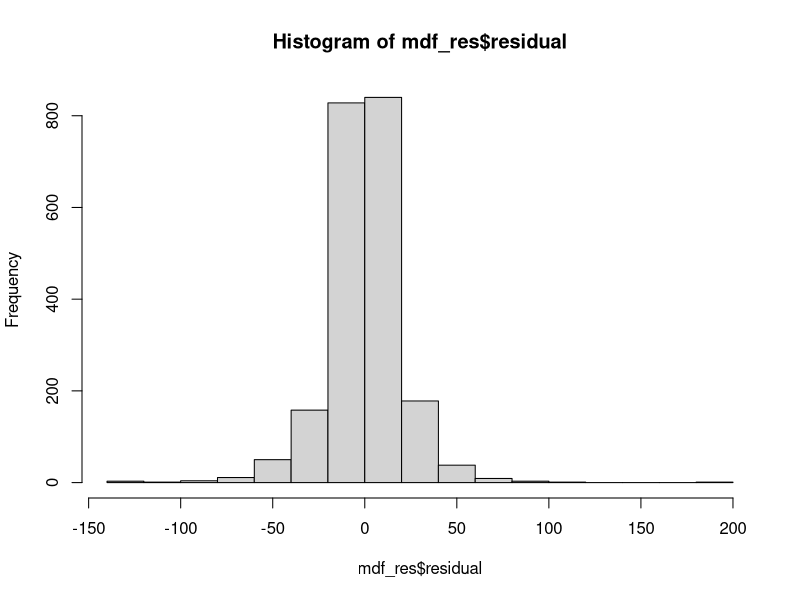
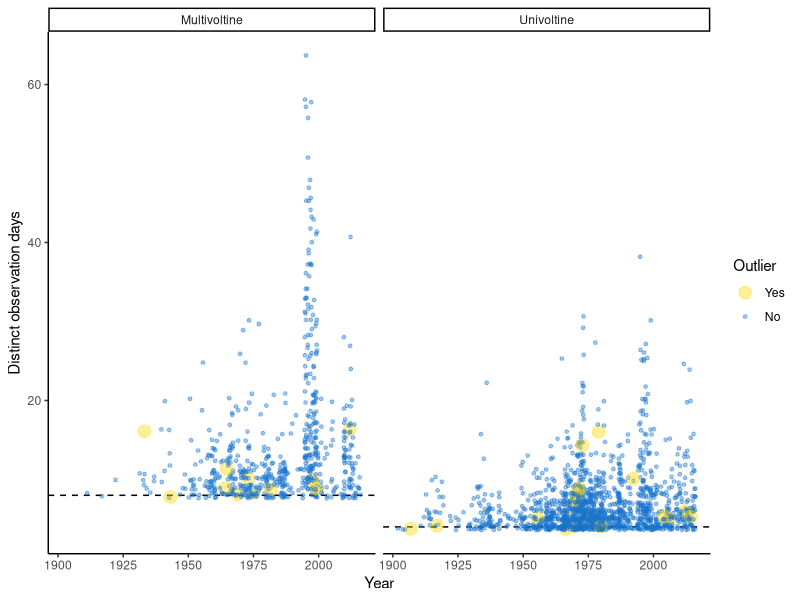
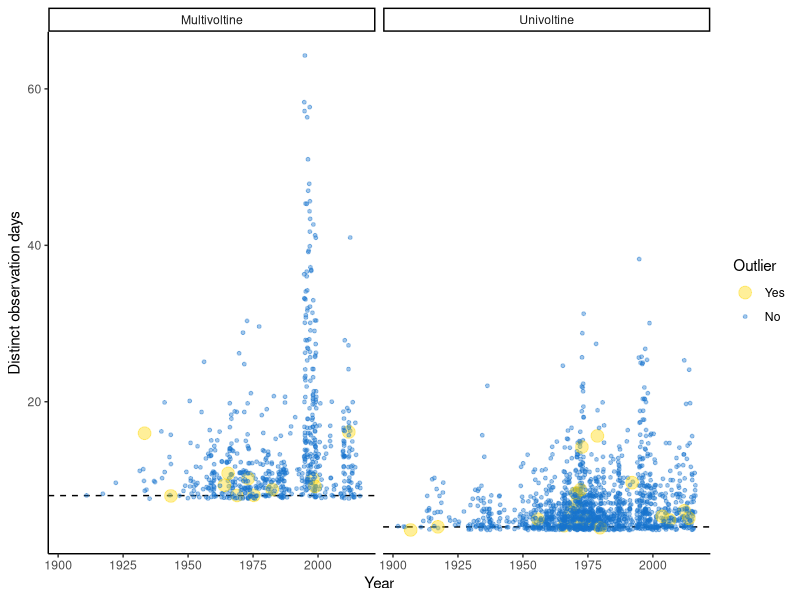

Recreate these plots in R, in order.
library(dplyr)
library(lme4)
library(lmerTest)
library(ggplot2)

# read in data
mdf <- read.csv("data/LMM_Data/mdf.csv") %>% 
  dplyr::filter(overwinteringStage != "None") %>% 
  mutate(voltinism = if_else(condition = voltinism == "F",
                             true = "M",
                             false = voltinism))
mdf <- mdf %>% 
  mutate(volt2 = if_else(voltinism == "M",
                         true = "Multivoltine",
                         false = "Univoltine"))

mdf <- mdf %>% 
  mutate(annualTemp = scale(annualTemp))

m <- lmer(formula = q5 ~ annualTemp + 
            (1|id_cells) + (1|validName) + 
            (0 + annualTemp|validName), 
          data = mdf)
summary(m)

r <- residuals(m)

mdf_res <- mdf %>% 
  mutate(residual = r)

hist(mdf_res$residual)
3*sd(mdf_res$residual)

mdf_removeOutliers <- mdf_res %>% 
  mutate(Outlier = if_else(condition = residual < 60.933 & residual > -60.933,
                           true = "No",
                           false = "Yes"))

mdf_removeOutliers$Outlier <- factor(mdf_removeOutliers$Outlier, levels = c("Yes", "No"))

mdf_removeOutliers <- mdf_removeOutliers %>% 
  mutate(yi = if_else(volt2 == "Multivoltine", 
                      true = 8,
                      false = 4))

# plot
ggplot(mdf_removeOutliers) + 
  geom_hline(aes(yintercept = yi), linetype = "dashed") +
  geom_jitter(aes(x=year, y=dstdoy, 
                  size = Outlier, color = Outlier), alpha = 0.4) + 
  scale_size_manual(values = c(4,1)) +
  scale_color_manual(values = c("gold", "dodgerblue3")) +
  labs(x = "Year", y = "Distinct observation days") +
  facet_wrap(~volt2) +
  theme_classic()

ggsave("figures/Outlier_Phenometrics.png", dpi = 600,
       width = 8, height = 4)
